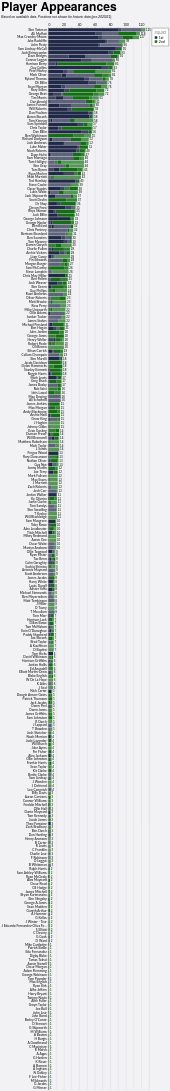

Here is the Vega-Lite specification saved for this chart:
### Vega-Lite specification from a JSON file in a GitHub repository (floating-point values rounded to 4 significant figures; data arrays with more than 128 entries replaced by an {"elided": "..."} marker saying what was removed)
{"config": {"axis": {"labelFont": "Lato, sans-serif", "titleFont": "PT Sans Narrow, Helvetica Neue, Helvetica, Arial, sans-serif", "labelFontSize": 13, "titleFontSize": 24, "gridColor": "#202947", "gridOpacity": 0.2}, "header": {"labelFont": "PT Sans Narrow, Helvetica Neue, Helvetica, Arial, sans-serif", "titleFont": "PT Sans Narrow, Helvetica Neue, Helvetica, Arial, sans-serif", "labelFontSize": 24, "titleFontSize": 28, "labelFontWeight": "bold", "orient": "left"}, "legend": {"labelFont": "Lato, sans-serif", "titleFont": "PT Sans Narrow, Helvetica Neue, Helvetica, Arial, sans-serif", "labelFontSize": 14, "titleFontSize": 16, "titlePadding": 5, "fillColor": "white", "strokeColor": "black", "padding": 10, "titleFontWeight": "lighter", "titleFontStyle": "italic", "titleColor": "gray", "offset": 10}, "title": {"font": "PT Sans Narrow, Helvetica Neue, Helvetica, Arial, sans-serif", "fontSize": 48, "fontWeight": "bold", "anchor": "start", "align": "center", "titlePadding": 20, "subtitlePadding": 10, "subtitleFontSize": 13, "subtitleColor": "", "subtitleFontStyle": "italic", "offset": 15, "color": "black"}, "axisX": {"labelAngle": 0}, "facet": {"title": null, "header": null, "align": {"row": "each", "column": "each"}}, "resolve": {"scale": {"y": "independent", "facet": "independent"}}, "background": "#f2f1f4"}, "layer": [{"mark": {"type": "bar"}, "encoding": {"color": {"field": "squad", "legend": {"orient": "right"}, "scale": {"domain": ["1st", "2nd"], "range": ["#202947", "#146f14"]}, "title": "Squad", "type": "nominal"}, "opacity": {"field": "start", "legend": null, "scale": {"domain": ["Start", "Bench", "Unknown"], "range": [1.0, 0.7, 0.4]}, "type": "nominal"}, "order": {"field": "squad", "sort": "ascending", "type": "quantitative"}, "tooltip": [{"field": "player", "title": "Player", "type": "nominal"}, {"field": "squad", "title": "Squad", "type": "nominal"}, {"aggregate": "sum", "field": "games", "title": "Games", "type": "quantitative"}, {"field": "start", "title": "Started?", "type": "nominal"}], "x": {"aggregate": "sum", "axis": {"orient": "top", "title": null}, "field": "games", "type": "quantitative"}, "y": {"field": "player", "sort": "-x", "title": null, "type": "nominal"}}, "title": {"text": "Player Appearances", "subtitle": "Based on available data. Positions not shown for historic data (pre-2020/21)."}}, {"mark": {"type": "text", "align": "left", "baseline": "middle", "dx": 3, "fontSize": 12}, "encoding": {"text": {"aggregate": "sum", "field": "games", "type": "quantitative"}, "x": {"aggregate": "sum", "field": "games", "type": "quantitative"}, "y": {"field": "player", "sort": "-x", "type": "nominal"}}}], "data": {"name": "data-5b52c15d66b8da6d5c8158f80fbd3a90"}, "height": {"step": 15}, "width": 400, "$schema": "https://vega.github.io/schema/vega-lite/v5.20.1.json", "datasets": {"data-5b52c15d66b8da6d5c8158f80fbd3a90": {"elided": "2055 records"}}}
